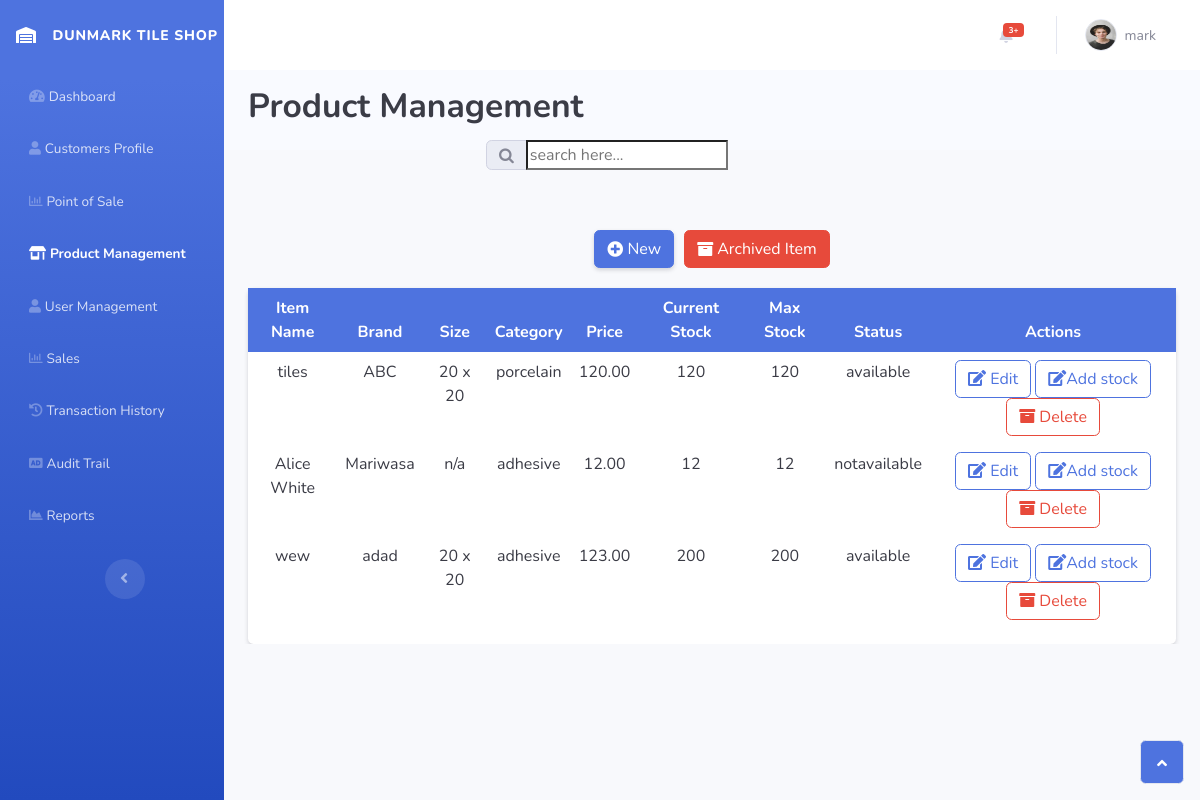
Page /ProductManagement/products/ (signed in) on the earlier database version.
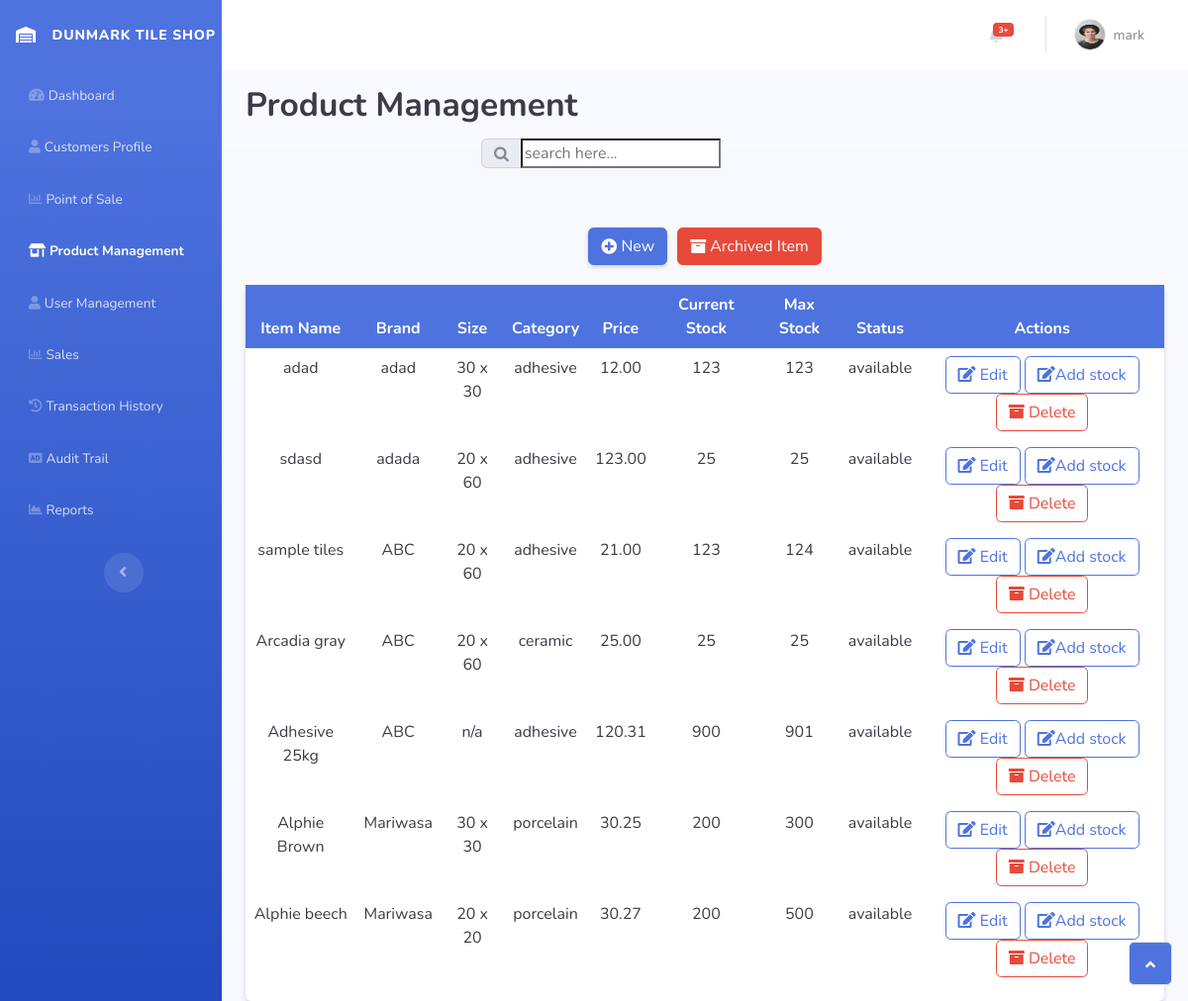
Same page on the later database version.
### Usermanagement/models.py (models this page shows, shortened)
class CustomUser(AbstractUser):
    username = models.CharField(max_length=50,null=False,unique=True)
    first_name = models.CharField(max_length=50,null=False)
    last_name  = models.CharField(max_length=50,null=False)
    role = models.CharField(max_length=50,choices=ROLE_CHOICES,default='Cashier')
    email = models.EmailField(max_length=40)
    is_active = models.BooleanField(default=True)
    USERNAME_FIELD = 'username'
    REQUIRED_FIELDS = ['first_name','last_name','email',]

### ProductManagement/models.py (models this page shows)
class Product_crud(models.Model):
  sizes = (
    ('20 x 20','20 x 20'),
    ('20 x 60','20 x 60'),
    ('30 x 30','30 x 30'),
    ('30 x 60','30 x 60'),
    ('40 x 40','40 x 40'),
    ('60 x 30','60 x 30'),
    ('n/a','N/A')
)
  categories = (
    ('adhesive','Adhesive'),
    ('porcelain','Porcelain'),
    ('ceramic','Ceramic'),
    ('skimcoat','Skimcoat'),
    ('sanitaryware ','Sanitary ware')
)
  status = (
    ('available','Available'),
    ('notavailable','Not Available'),
  )
  ItemName = models.CharField(max_length=50,null=False)
  Brand = models.CharField(max_length=50,null=False)
  Sizes = models.CharField(max_length=50,choices=sizes,null=True,default='12 x 30')
  Category  = models.CharField( max_length=50,choices=categories,default='Adhesive',null=False)
  Price = models.DecimalField(max_digits=5,decimal_places=2,null=False,)
  Current_Stock = models.IntegerField(null=False)
  Max_Stock = models.IntegerField(null=False)
  Status = models.CharField(max_length=50,null=False,choices=status)
  Image  = models.ImageField(upload_to='product/',null=True,blank=True)
  Date_Added = models.DateTimeField(default=timezone.now)

### ProductManagement/views.py (the view, shortened to what this page needs)
# urls.py: path('products/',views.products,name='product_list'),
@login_required()
def products(request):
    all_products = Product_crudForm()
    return render(request,'Productmanagement/product_management.html',{'all_products':all_products,'archive':product_archive.objects.all(),'display_product':Product_crud.objects.all(),'display_product':Product_crud.objects.order_by('-id')})

### ProductManagement/forms.py (shortened to what this page needs)
class Product_crudForm(forms.ModelForm):
    class Meta:
        model = Product_crud
        fields = ('ItemName','Brand','Category','Sizes','Price','Current_Stock','Max_Stock','Status','Image')
        widgets  = {
            'ItemName':TextInput(attrs={'class':'form-control'}),'Brand':TextInput(attrs={'class':'form-control'}),
            'Sizes':Select(attrs={'class':'form-select'}),'Category':Select(attrs={'class':'form-select','required':'required'}),
            'Price':NumberInput(attrs={'class':'form-control'}),'Current_Stock':NumberInput(attrs={'class':'form-control'}),
            'Max_Stock':NumberInput(attrs={'class':'form-control'}),'Status':Select(attrs={'class':'form-select'}),'Image':FileInput(attrs={'class':'form-control'})
        }

### templates/Productmanagement/product_management.html (shortened to what this page needs)
 {% extends 'maintemp/base_d.html' %}
 {%block content%}
<div id="wrapper">
    <div class="d-flex flex-column" id="content-wrapper">
        <div id="content">
            <div class="container-fluid pt-3" style="overflow: auto;background: #F4F5FF;opacity: 1;filter: brightness(102%);">
                <div class="d-sm-flex justify-content-between align-items-center mb-4">
                    <h3 class="text-dark mb-0 fw-bold" style="--bs-body-font-weight: normal;font-size: 2.1rem;">Product Management</h3>
                </div>
            </div>
            <div class="container" style="margin-bottom: 10px;margin-top: -10px;">
                <div class="row">
                    <div class="col-xl-4 offset-xl-3" style="height: 50px;">
                        <form class="search-form" method="POST" id="search-form">
                              <div class="input-group">
                                <span class="input-group-text "><i class="fa fa-search "></i></span>
                                <input type="search" class="search-hover" name="searchProd" placeholder="search here..."  id="search-input" />
                                 </div>
                        </form>
                    </div>
                    <div class="col-l-2 d-flex justify-content-center ">
                        <div class="d-flex flex-row flex-shrink-1 ">
                            <a class="btn btn-primary d-inline-flex flex-row justify-content-center align-items-center flex-wrap mb-auto shadow-sm " role="button" data-bss-hover-animate="pulse" href="#addModal" data-bs-toggle="modal" style="margin-top:40px; "><i class="fas fa-plus-circle edit-icon "></i>&nbsp;New</a>
                            <a class="btn btn-danger d-inline-flex flex-row justify-content-center align-items-center flex-wrap mb-auto" role="button" href="#archive" data-bs-toggle="modal" style="text-align: center;margin-top: 40px;margin-left: 10px; "><i class="fas fa-archive"></i> <span class="ms-1 ">Archived Item</span> </a>
                        </div>
                    </div>
                </div>
            </div>
            <div class="container-fluid " style="margin-top: 20px; "  id="search-results">
                <div class="table-responsive-sm text-center d-flex flex-shrink-0 justify-content-center align-items-center align-content-center align-self-center shadow-sm rounded-2 " style="background: #ffff;position: static; ">
                    <table class="table table-hover table-borderless rounded-2 " >
                        <thead class="rounded-2 ">
                            <tr>
                                <th class="text-bg-primary" style="background: #4072C9; ">Item Name</th>
                                <th class="text-bg-primary" style="background: #4072C9; ">Brand</th>
                                <th class="text-bg-primary" style="background: #4072C9; ">Size</th>
                                <th class="text-bg-primary" style="background: #4072C9; ">Category</th>
                                <th class="text-bg-primary" style="background: #4072C9; ">Price</th>
                                <th class="text-bg-primary" style="background: #4072C9; ">Current Stock</th>
                                <th class="text-bg-primary" style="background: #4072C9; "> Max Stock</th>
                                <th class="text-bg-primary" style="background: #4072C9; "> Status</th>
                                <th class="text-center text-bg-primary " style="background: #4045b0; ">Actions</th>
                            </tr>
                        </thead>
                        <tbody>
                            {% for i in display_product %}
                            <tr>
                                <td class="text-dark ">{{i.ItemName}}</td>
                                <td class="text-dark ">{{i.Brand}}</td>
                                <td class="text-dark ">{{i.Sizes}}</td>
                                <td class="text-dark ">{{i.Category}}</td>
                                <td class="text-dark ">{{i.Price}}</td>
                                <td class="text-dark ">{{i.Current_Stock}}</td>
                                <td class="text-dark ">{{i.Max_Stock}}</td>
                                <td class="text-dark ">{{i.Status}}</td>
                                <td>
                                    <a href="{% url 'product_edit' i.pk %} " class="btn btn-outline-primary " data-bss-hover-animate="pulse " type="button "><i class="fas fa-edit "></i> Edit</a>
                                    <a href="{% url 'add_stock' i.pk%} " class="btn btn-outline-primary " data-bss-hover-animate="pulse " type="button "><i class="fas fa-edit "></i>Add stock</a>
                                    <a href="{% url 'product_del' i.pk %} " class="btn btn-outline-danger " data-bss-hover-animate="pulse " type="button "><i class="fas fa-archive "></i>  Delete</a>
                                </td>
                                {% empty %}
                                <p>no resutls</p>
                            </tr>
                            {% endfor %}
                        </tbody>
                    </table>
                </div>
            </div>
        </div>
    </div><a class="border rounded d-inline scroll-to-top " href="#page-top " style="background: rgb(78,115,223); "></a>
</div>
{% endblock content %}

### templates/maintemp/base_d.html (shortened to what this page needs)
 {% load static %}
<!DOCTYPE html>
<html>
<head>
    <link rel="stylesheet" href="{%static 'assets/bootstrap/css/bootstrapdashboard.min.css' %} ">
    <link rel="stylesheet" href="{% static 'assets/fonts/fontawesome-all.min.css' %}">
    <link rel="stylesheet" href="{% static 'assets/fonts/font-awesome.min.css' %}">
    <link rel="stylesheet" href="{% static 'assets/fonts/fontawesome5-overrides.min.css' %}">
    <link rel="stylesheet" href="https://cdnjs.cloudflare.com/ajax/libs/animate.css/3.5.2/animate.min.css">
    <link rel="stylesheet" href="https://cdnjs.cloudflare.com/ajax/libs/aos/2.3.4/aos.css">
    <link rel="stylesheet" href="https://cdnjs.cloudflare.com/ajax/libs/baguettebox.js/1.11.1/baguetteBox.min.css">
    <link rel="stylesheet" href="https://cdnjs.cloudflare.com/ajax/libs/jquery-confirm/3.3.2/jquery-confirm.min.css">
    <link rel="stylesheet" href="{% static 'assets/css/-Filterable-Gallery-with-Lightbox-BS4--Filterable-Gallery.css' %}">
    <link rel="stylesheet" href="{% static 'assets/css/card.css' %}">
</head>
<body id="page-top" style="background: var(--bs-accordion-color);">
    <div id="wrapper">
        <nav class="navbar navbar-dark align-items-start sidebar sidebar-dark accordion bg-gradient-primary p-0" style="position: sticky;">
            <div class="container-fluid d-flex flex-column p-0"><a class="navbar-brand d-flex justify-content-center align-items-center sidebar-brand m-0" href="#"><i class="fas fa-warehouse fa-fw"></i>
                    <div class="sidebar-brand-text mx-3"><span style="font-size: 14px;">Dunmark Tile Shop</span></div>
                </a>
                <ul class="navbar-nav text-light" id="accordionSidebar">
                    {% url 'dash' as url %}
                    <li class="nav-item ">
                        <a class="nav-link {% if request.path == url %}active{% endif %}" href="{%url 'dash' %}"><i class="fas fa-tachometer-alt" style="font-size: 14px;"></i><span>Dashboard</span></a>
                    </li>
                    {% url 'customer_list' as url %}
                    <li class="nav-item">
                        <a class="nav-link {% if request.path == url %}active{% endif %}" href="{% url 'customer_list'%}"><i class="fas fa-user"></i><span>Customers Profile</span></a>
                    </li>
                    {% url 'pos' as url %}
                    <li class="nav-item">
                        <a class="nav-link {% if request.path == url %}active{% endif %}" href="{% url 'pos' %}"><i class="far fa-chart-bar"></i><span>Point of Sale&nbsp;</span></a>
                    </li>
                    {% url 'product_list' as url %}
                    <li class="nav-item">
                        <a class="nav-link {% if request.path == url %}active{% endif %}" href="{%url 'product_list'%}"><i class="fas fa-store-alt"></i><span>Product Management</span></a>
                    </li>
                    {% url 'userman' as url %}
                    <li class="nav-item">
                        <a class="nav-link {% if request.path == url %}active{% endif %}" href="{%url 'userman' %}"><i class="fas fa-user"></i><span>User Management</span></a>
                    </li>
                    {% url '' as url %}
                    <li class="nav-item">
                        <a class="nav-link {% if request.path == url %}active{% endif %}" href=""><i class="far fa-chart-bar"></i><span>Sales&nbsp;</span></a>
                    </li>
                    {% url '' as url %}
                    <li class="nav-item">
                        <a class="nav-link {% if request.path == url %}active{% endif %}" href="table.html"><i class="fas fa-history"></i><span>Transaction History</span></a>
                    </li>
                    {% url '' as url %}
                    <li class="nav-item">
                        <a class="nav-link {% if request.path == url %}active{% endif %} " href="audittrail1.html"><i class="fas fa-audio-description"></i><span>Audit Trail</span></a>
                    </li>
                    {% url '' as url %}
                    <li class="nav-item">
                        <a class="nav-link {% if request.path == url %}active{% endif %}" href="reports.html"><i class="fas fa-chart-area"></i><span>Reports</span></a>
                    </li>
                </ul>
                <div class="text-center d-none d-md-inline"><button class="btn rounded-circle border-0" id="sidebarToggle" type="button" style="background: var(--bs-navbar-toggler-border-color);"></button></div>
            </div>
        </nav>
        <div class="d-flex flex-column " id="content-wrapper">
            <div id="content" class="">
                <nav class="navbar navbar-light navbar-expand bg-light shadow-sm topbar static-top shadow-sm bg-white" style="box-shadow: 0px 0px;background: #fff;">
                    <div class="container-fluid "><button class="btn btn-link d-md-none rounded-circle me-3" id="sidebarToggleTop" type="button"></button>
                        <ul class="navbar-nav flex-nowrap ms-auto">
                            <li class="nav-item dropdown no-arrow mx-1">
                                <div class="nav-item dropdown no-arrow"><a class="dropdown-toggle nav-link" aria-expanded="false" data-bs-toggle="dropdown" href="#"><span class="badge bg-danger badge-counter">3+</span></a>
                                </div>
                            </li>
                            <li class="nav-item dropdown no-arrow">
                                {% if user.is_authenticated %}
                                <div class="nav-item dropdown no-arrow">
                                    <a class="dropdown-toggle nav-link" aria-expanded="false" data-bs-toggle="dropdown" href="#"><img class="border rounded-circle img-profile" src="{% static 'assets/img/team/avatar2.jpg' %}"><span class="d-none d-lg-inline me-2 text-gray-600 small ms-2">{{user.username}}</span></a>
                                </div>
                                {% endif %}
                            </li>
                        </ul>
                    </div>
                </nav>
                <div class="content" style="max-height:100%;overflow-y:auto;">
                     {% block content%}{% endblock %}
                    </div>
            </div><a class="border rounded d-inline scroll-to-top" href="#page-top" style="background: rgb(78,115,223);"><i class="fas fa-angle-up"></i></a>
        </div>
</body>
</html>

Differences in the rows shown:
removed Product_crud: ItemName "tiles", Brand "ABC", Sizes "20 x 20", Category "porcelain", Price "120.00", Current_Stock "120", Max_Stock "120", Status "available"
removed Product_crud: ItemName "Alice White", Brand "Mariwasa", Sizes "n/a", Category "adhesive", Price "12.00", Current_Stock "12", Max_Stock "12", Status "notavailable"
removed Product_crud: ItemName "wew", Brand "adad", Sizes "20 x 20", Category "adhesive", Price "123.00", Current_Stock "200", Max_Stock "200", Status "available"
added Product_crud: ItemName "adad", Brand "adad", Sizes "30 x 30", Category "adhesive", Price "12.00", Current_Stock "123", Max_Stock "123", Status "available"
added Product_crud: ItemName "sdasd", Brand "adada", Sizes "20 x 60", Category "adhesive", Price "123.00", Current_Stock "25", Max_Stock "25", Status "available"
added Product_crud: ItemName "sample tiles", Brand "ABC", Sizes "20 x 60", Category "adhesive", Price "21.00", Current_Stock "123", Max_Stock "124", Status "available"
added Product_crud: ItemName "Arcadia gray", Brand "ABC", Sizes "20 x 60", Category "ceramic", Price "25.00", Current_Stock "25", Max_Stock "25", Status "available"
added Product_crud: ItemName "Adhesive 25kg", Brand "ABC", Sizes "n/a", Category "adhesive", Price "120.31", Current_Stock "900", Max_Stock "901", Status "available"
added Product_crud: ItemName "Alphie Brown", Brand "Mariwasa", Sizes "30 x 30", Category "porcelain", Price "30.25", Current_Stock "200", Max_Stock "300", Status "available"
added Product_crud: ItemName "Alphie beech", Brand "Mariwasa", Sizes "20 x 20", Category "porcelain", Price "30.27", Current_Stock "200", Max_Stock "500", Status "available"
